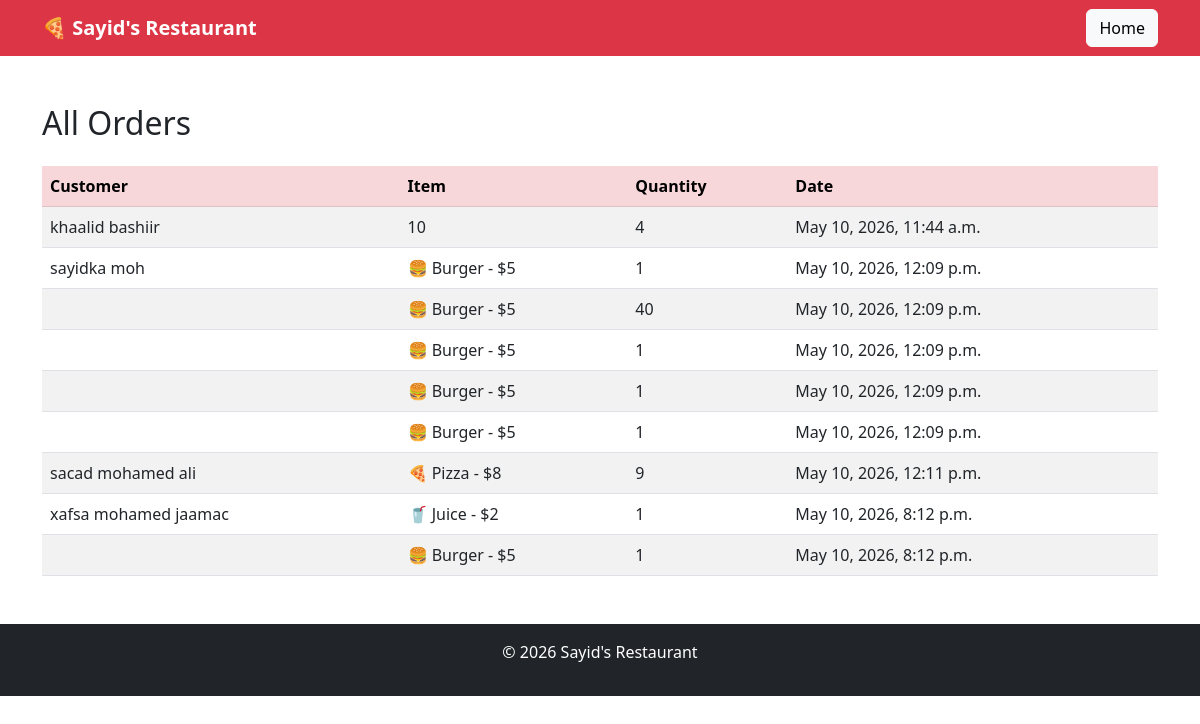
The app's page /orders/, older data.
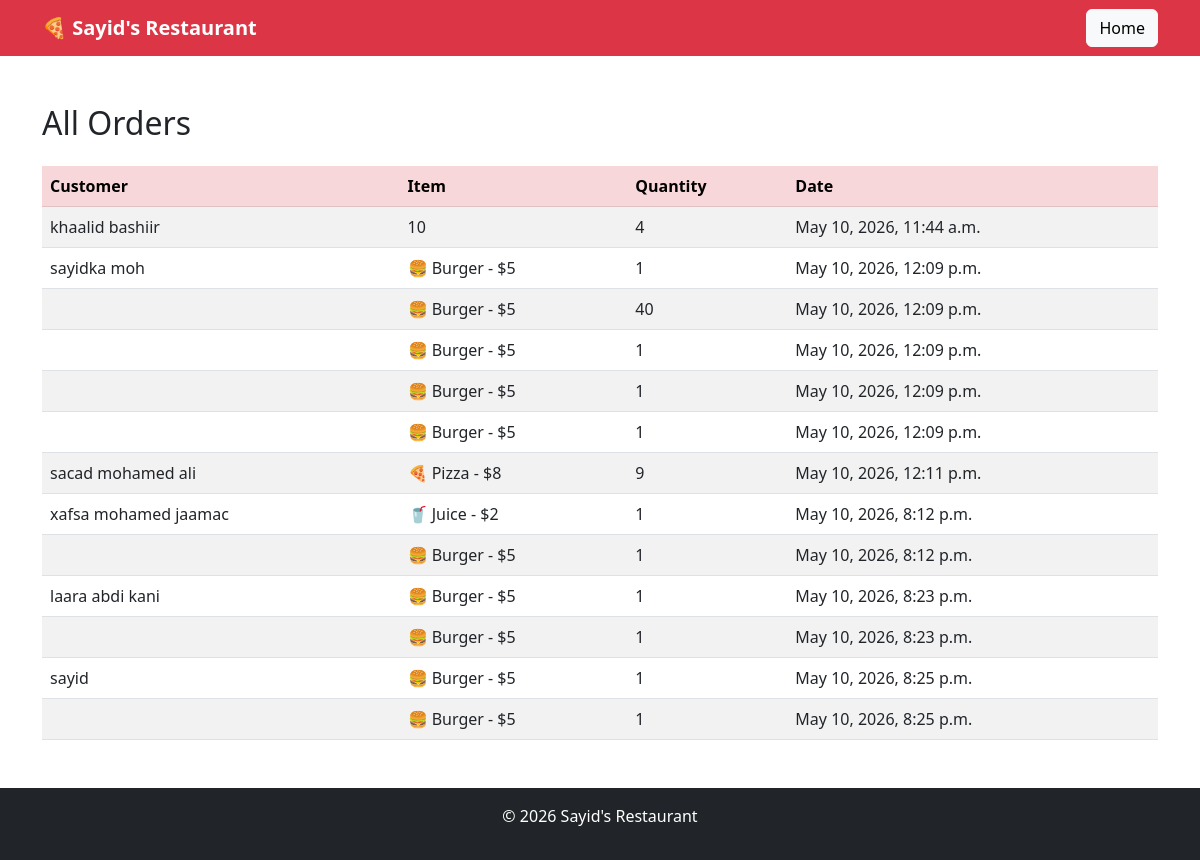
The same page, newer data.
### menu/models.py (models this page shows, shortened)
class Order(models.Model):
    customer_name = models.CharField(max_length=100)
    item = models.CharField(max_length=100)
    quantity = models.IntegerField(default=1)
    date = models.DateTimeField(auto_now_add=True)

### menu/views.py (the view)
# urls.py: path('orders/', views.all_orders, name='all_orders'),
def all_orders(request):
    orders = Order.objects.all()
    return render(request, 'menu/all_orders.html', {'orders': orders})

### menu/templates/menu/all_orders.html (shortened to what this page needs)
<!DOCTYPE html>
<html>
<head>
    <link href="https://cdn.jsdelivr.net/npm/bootstrap@5.3.0/dist/css/bootstrap.min.css" rel="stylesheet">
</head>
<body>
<nav class="navbar navbar-dark bg-danger">
    <div class="container">
        <a class="navbar-brand fw-bold">🍕 Sayid's Restaurant</a>
        <a href="/" class="btn btn-light">Home</a>
    </div>
</nav>
<div class="container mt-5">
    <h2 class="mb-4">All Orders</h2>
    <table class="table table-striped">
        <thead class="table-danger">
            <tr>
                <th>Customer</th>
                <th>Item</th>
                <th>Quantity</th>
                <th>Date</th>
            </tr>
        </thead>
        <tbody>
            {% for order in orders %}
            <tr>
                <td>{{ order.customer_name }}</td>
                <td>{{ order.item }}</td>
                <td>{{ order.quantity }}</td>
                <td>{{ order.date }}</td>
            </tr>
            {% endfor %}
        </tbody>
    </table>
</div>
<footer class="bg-dark text-white text-center p-3 mt-5">
    <p>© 2026 Sayid's Restaurant</p>
</footer>
</body>
</html>

Row changes from the older to the newer data that the page shows:
added Order: customer_name "laara abdi kani", item "🍔 Burger - $5", quantity "1", date "May 10, 2026, 8:23 p.m."
added Order: item "🍔 Burger - $5", quantity "1", date "May 10, 2026, 8:23 p.m."
added Order: customer_name "sayid", item "🍔 Burger - $5", quantity "1", date "May 10, 2026, 8:25 p.m."
added Order: item "🍔 Burger - $5", quantity "1", date "May 10, 2026, 8:25 p.m."
